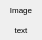
<?xml version="1.0" encoding="UTF-8"?>
<ui version="4.0">
 <class>FormLamp</class>
 <widget class="QWidget" name="FormLamp">
  <property name="geometry">
   <rect>
    <x>0</x>
    <y>0</y>
    <width>42</width>
    <height>40</height>
   </rect>
  </property>
  <property name="sizePolicy">
   <sizepolicy hsizetype="Minimum" vsizetype="Minimum">
    <horstretch>0</horstretch>
    <verstretch>0</verstretch>
   </sizepolicy>
  </property>
  <property name="windowTitle">
   <string>Form</string>
  </property>
  <layout class="QGridLayout" name="gridLayout">
   <property name="leftMargin">
    <number>0</number>
   </property>
   <property name="topMargin">
    <number>0</number>
   </property>
   <property name="rightMargin">
    <number>0</number>
   </property>
   <property name="bottomMargin">
    <number>0</number>
   </property>
   <property name="spacing">
    <number>0</number>
   </property>
   <item row="0" column="0">
    <layout class="QVBoxLayout" name="verticalLayout">
     <property name="spacing">
      <number>0</number>
     </property>
     <property name="sizeConstraint">
      <enum>QLayout::SetMinimumSize</enum>
     </property>
     <item>
      <widget class="QLabel" name="labelLamp">
       <property name="sizePolicy">
        <sizepolicy hsizetype="Minimum" vsizetype="Minimum">
         <horstretch>0</horstretch>
         <verstretch>0</verstretch>
        </sizepolicy>
       </property>
       <property name="text">
        <string>&lt;html&gt;&lt;head/&gt;&lt;body&gt;&lt;p&gt;&lt;span style=&quot; font-size:6pt;&quot;&gt;Image&lt;/span&gt;&lt;/p&gt;&lt;/body&gt;&lt;/html&gt;</string>
       </property>
       <property name="alignment">
        <set>Qt::AlignCenter</set>
       </property>
      </widget>
     </item>
     <item>
      <widget class="QLabel" name="labelText">
       <property name="sizePolicy">
        <sizepolicy hsizetype="Minimum" vsizetype="Minimum">
         <horstretch>0</horstretch>
         <verstretch>0</verstretch>
        </sizepolicy>
       </property>
       <property name="text">
        <string>&lt;html&gt;&lt;head/&gt;&lt;body&gt;&lt;p&gt;&lt;span style=&quot; font-size:6pt;&quot;&gt;text&lt;/span&gt;&lt;/p&gt;&lt;/body&gt;&lt;/html&gt;</string>
       </property>
       <property name="alignment">
        <set>Qt::AlignCenter</set>
       </property>
      </widget>
     </item>
    </layout>
   </item>
  </layout>
 </widget>
 <resources/>
 <connections/>
</ui>
